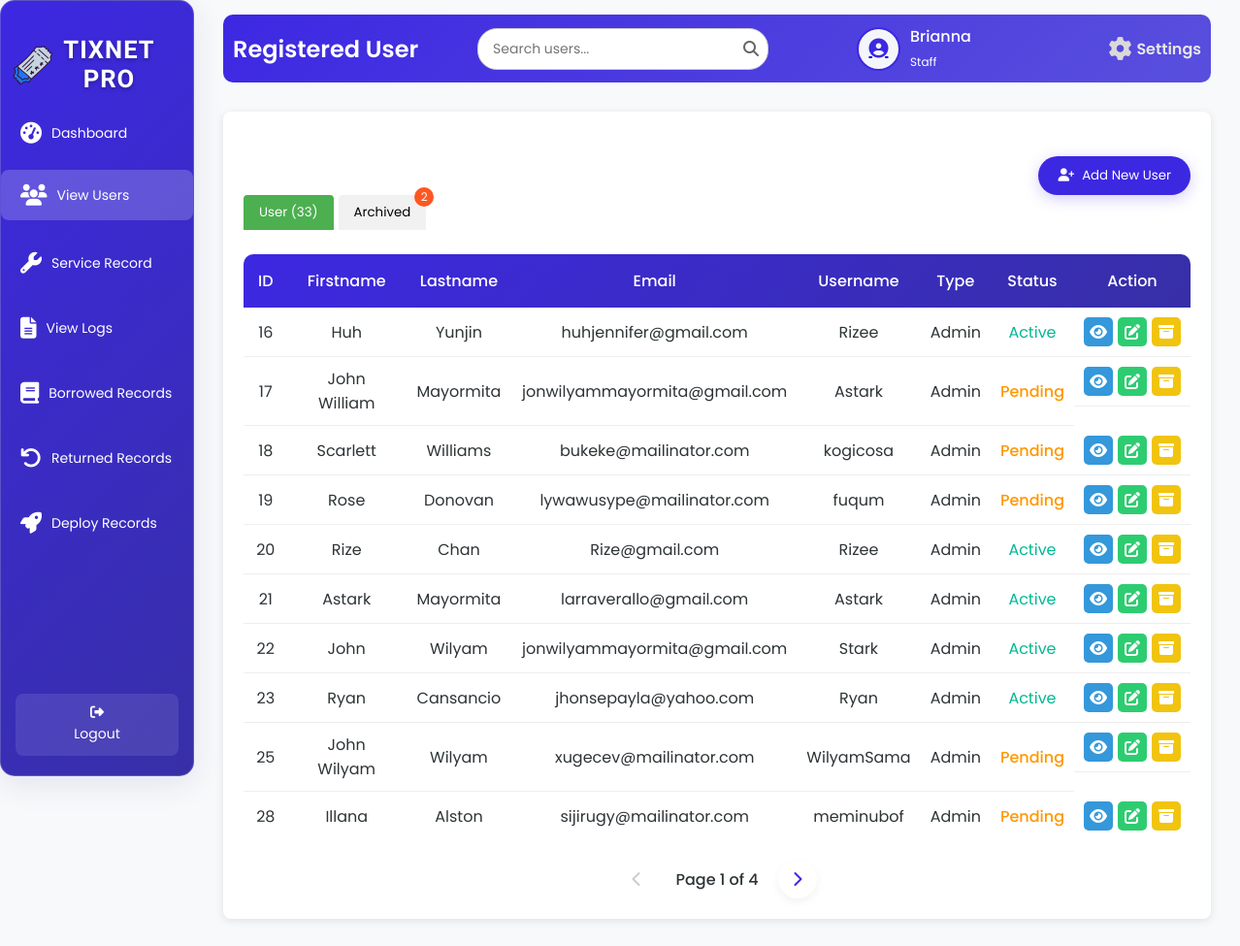
The page /viewU.php (signed in) on the database its author committed.
### tables this page shows
CREATE TABLE `tbl_user` (
  `u_id` int(50) NOT NULL,
  `u_fname` varchar(200) NOT NULL,
  `u_lname` varchar(200) NOT NULL,
  `u_email` varchar(200) NOT NULL,
  `u_username` varchar(200) NOT NULL,
  `u_password` varchar(200) NOT NULL,
  `u_type` varchar(200) NOT NULL,
  `u_status` varchar(200) NOT NULL
);

### viewU.php (the view, shortened to what this page needs)
<?php
include 'db.php';
$username = $_SESSION['username'];
$firstName = '';
$userType = '';
$avatarPath = $_SESSION['avatarPath'];
if ($conn) {
    $sqlUser = "SELECT u_fname, u_lname, u_type FROM tbl_user WHERE u_username = ?";
    $stmt = $conn->prepare($sqlUser);
    if (!$stmt) {
        error_log("Prepare failed for user details: " . $conn->error);
        $_SESSION['error'] = "Database error fetching user details.";
    } else {
        $stmt->bind_param("s", $username);
        $stmt->execute();
        $resultUser = $stmt->get_result();
        if ($resultUser->num_rows > 0) {
            $row = $resultUser->fetch_assoc();
            $firstName = $row['u_fname'];
            $userType = $row['u_type'];
        } else {
            error_log("No user found for username: $username");
            $_SESSION['error'] = "User not found in database.";
        }
    }
} else {
    error_log("Database connection failed.");
    $_SESSION['error'] = "Database connection failed.";
}
$limit = 10;
$page = isset($_GET['page']) ? (int)$_GET['page'] : 1;
$offset = ($page - 1) * $limit;
$countQuery = "SELECT COUNT(*) as total FROM tbl_user WHERE u_status IN ('active', 'pending')";
$countResult = $conn->query($countQuery);
$totalUsers = $countResult->fetch_assoc()['total'];
$totalPages = ceil($totalUsers / $limit);
$sql = "SELECT u_id, u_fname, u_lname, u_email, u_username, u_type, u_status FROM tbl_user WHERE u_status IN ('active', 'pending') LIMIT ?, ?";
$stmt = $conn->prepare($sql);
$stmt->bind_param("ii", $offset, $limit);
$stmt->execute();
$activeAndPendingUsers = $stmt->get_result();
$archivedCountQuery = "SELECT COUNT(*) as total FROM tbl_archive";
$archivedCountResult = $conn->query($archivedCountQuery);
$totalArchived = $archivedCountResult->fetch_assoc()['total'];
?>
<!DOCTYPE html>
<html lang="en">
<head>
    <link rel="stylesheet" href="viewU.css">
    <link rel="stylesheet" href="https://cdnjs.cloudflare.com/ajax/libs/font-awesome/6.6.0/css/all.min.css" />
</head>
<body>
<div class="wrapper">
    <div class="sidebar glass-container">
        <h2><img src="image/logo.png" alt="Tix Net Icon" class="sidebar-icon">TixNet Pro</h2>
        <ul>
            <li><a href="adminD.php"><i class="fas fa-tachometer-alt"></i> <span>Dashboard</span></a></li>
            <li><a href="viewU.php" class="active"><i class="fas fa-users"></i> <span>View Users</span></a></li>
            <li><a href="view_service_record.php"><i class="fas fa-wrench"></i> <span> Service Record</span></a></li>
            <li><a href="logs.php"><i class="fas fa-file-alt"></i> <span>View Logs</span></a></li>
            <li><a href="borrowedT.php"><i class="fas fa-book"></i> <span>Borrowed Records</span></a></li>
            <li><a href="returnT.php"><i class="fas fa-undo"></i> <span>Returned Records</span></a></li>
            <li><a href="deployedT.php"><i class="fas fa-rocket"></i> <span>Deploy Records</span></a></li>
        </ul>
        <footer>
            <a href="index.php" class="back-home"><i class="fas fa-sign-out-alt"></i> Logout</a>
        </footer>
    </div>
    <div class="container">
        <div class="upper">
            <h1>Registered User</h1>
            <div class="search-container">
                <input type="text" class="search-bar" id="searchInput" placeholder="Search users..." onkeyup="debouncedSearchUsers()">
                <span class="search-icon"><i class="fas fa-search"></i></span>
            </div>
            <div class="user-profile">
                <div class="user-icon">
                    <a href="image.php">
                        <?php
                        $cleanAvatarPath = preg_replace('/\?\d+$/', '', $avatarPath);
                        if (!empty($avatarPath) && file_exists($cleanAvatarPath)) {
                            echo "<img src='" . htmlspecialchars($avatarPath, ENT_QUOTES, 'UTF-8') . "' alt='User Avatar'>";
                        } else {
                            echo "<i class='fas fa-user-circle'></i>";
                        }
                        ?>
                    </a>
                </div>
                <div class="user-details">
    <span><?php echo htmlspecialchars($firstName, ENT_QUOTES, 'UTF-8'); ?></span>
    <small><?php echo htmlspecialchars(ucfirst($userType), ENT_QUOTES, 'UTF-8'); ?></small>
</div>
                <a href="settings.php" class="settings-link">
                    <i class="fas fa-cog"></i>
                    <span>Settings</span>
                </a>
            </div>
        </div>
        <div class="table-box glass-container">
            <div class="tab-buttons">
                <button class="tab-btn active" onclick="showTab('active')">User (<?php echo $totalUsers; ?>)</button>
                <button class="tab-btn" onclick="showTab('archived')">
                    Archived
                    <?php if ($totalArchived > 0): ?>
                        <span class="tab-badge"><?php echo $totalArchived; ?></span>
                    <?php endif; ?>
                </button>
            </div>
            <div id="active-users-tab" class="active">
                <div>
                    <button class="add-user-btn" onclick="showAddUserModal()"><i class="fas fa-user-plus"></i> Add New User</button>
                </div>
                <table id="active-users-table">
                    <thead>
                        <tr>
                            <th>ID</th>
                            <th>Firstname</th>
                            <th>Lastname</th>
                            <th>Email</th>
                            <th>Username</th>
                            <th>Type</th>
                            <th>Status</th>
                            <th>Action</th>
                        </tr>
                    </thead>
                    <tbody id="active-users-tbody">
                        <?php
                        if ($activeAndPendingUsers->num_rows > 0) {
                            while ($row = $activeAndPendingUsers->fetch_assoc()) {
                                echo "<tr>
                                        <td>{$row['u_id']}</td>
                                        <td>" . htmlspecialchars($row['u_fname'], ENT_QUOTES, 'UTF-8') . "</td>
                                        <td>" . htmlspecialchars($row['u_lname'], ENT_QUOTES, 'UTF-8') . "</td>
                                        <td>" . htmlspecialchars($row['u_email'], ENT_QUOTES, 'UTF-8') . "</td>
                                        <td>" . htmlspecialchars($row['u_username'], ENT_QUOTES, 'UTF-8') . "</td>
                                        <td>" . ucfirst(strtolower($row['u_type'])) . "</td>
                                        <td class='status-" . strtolower($row['u_status']) . "'>" . ucfirst(strtolower($row['u_status'])) . "</td>
                                        <td class='action-buttons'>
                                            <a class='view-btn' onclick=\"showViewModal('{$row['u_id']}', '" . htmlspecialchars($row['u_fname'], ENT_QUOTES, 'UTF-8') . "', '" . htmlspecialchars($row['u_lname'], ENT_QUOTES, 'UTF-8') . "', '" . htmlspecialchars($row['u_email'], ENT_QUOTES, 'UTF-8') . "', '" . htmlspecialchars($row['u_username'], ENT_QUOTES, 'UTF-8') . "', '{$row['u_type']}', '{$row['u_status']}')\" title='View'><i class='fas fa-eye'></i></a>
                                            <a class='edit-btn' onclick=\"showEditUserModal('{$row['u_id']}', '" . htmlspecialchars($row['u_fname'], ENT_QUOTES, 'UTF-8') . "', '" . htmlspecialchars($row['u_lname'], ENT_QUOTES, 'UTF-8') . "', '" . htmlspecialchars($row['u_email'], ENT_QUOTES, 'UTF-8') . "', '" . htmlspecialchars($row['u_username'], ENT_QUOTES, 'UTF-8') . "', '{$row['u_type']}', '{$row['u_status']}')\" title='Edit'><i class='fas fa-edit'></i></a>
                                            <a class='archive-btn' onclick=\"showArchiveModal('{$row['u_id']}', '" . htmlspecialchars($row['u_fname'] . ' ' . $row['u_lname'], ENT_QUOTES, 'UTF-8') . "')\" title='Archive'><i class='fas fa-archive'></i></a>
                                        </td>
                                    </tr>";
                            }
                        } else {
                            echo "<tr><td colspan='8' style='text-align: center;'>No active or pending users found.</td></tr>";
                        }
                        ?>
                    </tbody>
                </table>
                <div class="pagination" id="active-users-pagination">
                    <?php if ($page > 1): ?>
                        <a href="?tab=active&page=<?php echo $page - 1; ?>" class="pagination-link"><i class="fas fa-chevron-left"></i></a>
                    <?php else: ?>
                        <span class="pagination-link disabled"><i class="fas fa-chevron-left"></i></span>
                    <?php endif; ?>
                    <span class="current-page">Page <?php echo $page; ?> of <?php echo $totalPages; ?></span>
                    <?php if ($page < $totalPages): ?>
                        <a href="?tab=active&page=<?php echo $page + 1; ?>" class="pagination-link"><i class="fas fa-chevron-right"></i></a>
                    <?php else: ?>
                        <span class="pagination-link disabled"><i class="fas fa-chevron-right"></i></span>
                    <?php endif; ?>
                </div>
            </div>
        </div>
    </div>
</div>
</body>
</html>

### rows shown on the page
tbl_user: u_fname "Brianna", u_type "Staff"
tbl_user: u_id "16", u_fname "Huh", u_lname "Yunjin", u_email "huhjennifer@gmail.com", u_username "Rizee", u_type "Admin", u_status "Active"
tbl_user: u_id "17", u_fname "John William", u_lname "Mayormita", u_email "jonwilyammayormita@gmail.com", u_username "Astark", u_type "Admin", u_status "Pending"
tbl_user: u_id "18", u_fname "Scarlett", u_lname "Williams", u_email "bukeke@mailinator.com", u_username "kogicosa", u_type "Admin", u_status "Pending"
tbl_user: u_id "19", u_fname "Rose", u_lname "Donovan", u_email "lywawusype@mailinator.com", u_username "fuqum", u_type "Admin", u_status "Pending"
tbl_user: u_id "20", u_fname "Rize", u_lname "Chan", u_email "Rize@gmail.com", u_username "Rizee", u_type "Admin", u_status "Active"
tbl_user: u_id "21", u_fname "Astark", u_lname "Mayormita", u_email "larraverallo@gmail.com", u_username "Astark", u_type "Admin", u_status "Active"
tbl_user: u_id "22", u_fname "John", u_lname "Wilyam", u_email "jonwilyammayormita@gmail.com", u_username "Stark", u_type "Admin", u_status "Active"
tbl_user: u_id "23", u_fname "Ryan", u_lname "Cansancio", u_email "jhonsepayla@yahoo.com", u_username "Ryan", u_type "Admin", u_status "Active"
tbl_user: u_id "25", u_fname "John Wilyam", u_lname "Wilyam", u_email "xugecev@mailinator.com", u_username "WilyamSama", u_type "Admin", u_status "Pending"
tbl_user: u_id "28", u_fname "Illana", u_lname "Alston", u_email "sijirugy@mailinator.com", u_username "meminubof", u_type "Admin", u_status "Pending"

### other values the page prints
$totalUsers "33"
$totalArchived "2"
$page "1"
$totalPages "4"
